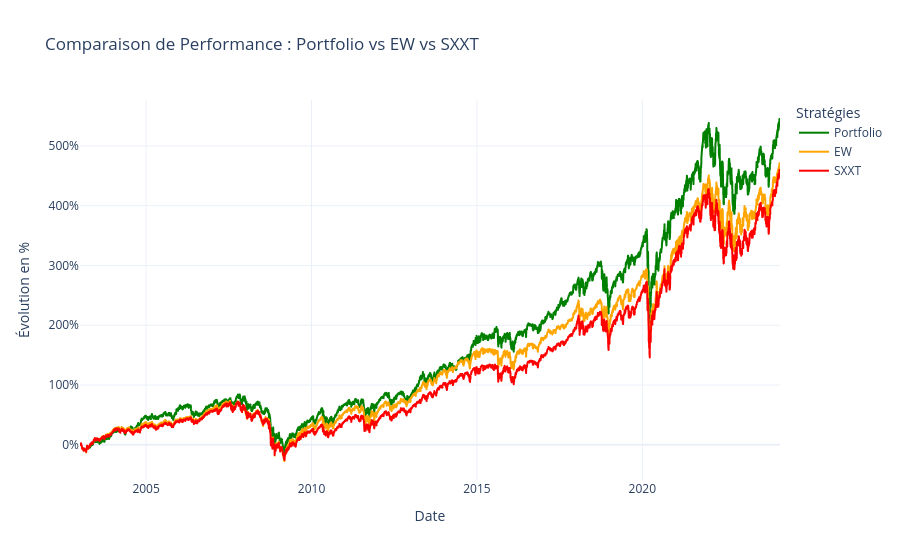

Notebook code for this chart:
### Code cell
import plotly.express as px
import pandas as pd

# 1. Calcul des performances normalisées (Base 0)
# On part du principe que 'final' contient toutes les colonnes nécessaires
money_norm = (final["Money"] / 10000000 * 100) - 100
ew_norm = (final_merged["ew"] / final_merged["ew"].iloc[0] * 100) - 100
sxxt_norm = (final["BENCH"] / final["BENCH"].iloc[0] * 100) - 100

# 2. Création du DataFrame pour le plot
df_plot = pd.DataFrame({
    "Date": final["Date"],
    "Portfolio": money_norm,
    "EW": ew_norm,
    "SXXT": sxxt_norm
})

# 3. Transformation en format long (tidy data) pour Plotly
df_melted = df_plot.melt(
    id_vars="Date",
    var_name="Série",
    value_name="Évolution en %"
)

# 4. Affichage du graphique
fig = px.line(
    df_melted,
    x="Date",
    y="Évolution en %",
    color="Série",
    color_discrete_map={
        "Portfolio": "green",
        "EW": "#FFA500",    # Orange pour l'EW
        "SXXT": "red"       # Rouge pour l'indice
    },
    title="Comparaison de Performance : Portfolio vs EW vs SXXT",
    template="plotly_white"
)

# Amélioration de l'interactivité
fig.update_layout(
    hovermode="x unified",
    legend_title_text="Stratégies",
    yaxis_ticksuffix="%"
)

fig.show()

### Figure 1 — Plotly figure (JSON) as saved in the notebook; plotly's stock layout.template omitted (floating-point values rounded to 4 significant figures; data arrays with more than 128 entries replaced by an {"elided": "..."} marker saying what was removed)
{"data": [{"hovertemplate": "Série=Portfolio<br>Date=%{x}<br>Évolution en %=%{y}<extra></extra>", "legendgroup": "Portfolio", "line": {"color": "green", "dash": "solid"}, "marker": {"symbol": "circle"}, "mode": "lines", "name": "Portfolio", "showlegend": true, "x": {"elided": "5521 str values"}, "xaxis": "x", "y": {"elided": "5521 float values"}, "yaxis": "y", "type": "scattergl"}, {"hovertemplate": "Série=EW<br>Date=%{x}<br>Évolution en %=%{y}<extra></extra>", "legendgroup": "EW", "line": {"color": "#FFA500", "dash": "solid"}, "marker": {"symbol": "circle"}, "mode": "lines", "name": "EW", "showlegend": true, "x": {"elided": "5521 str values"}, "xaxis": "x", "y": {"elided": "5521 float values"}, "yaxis": "y", "type": "scattergl"}, {"hovertemplate": "Série=SXXT<br>Date=%{x}<br>Évolution en %=%{y}<extra></extra>", "legendgroup": "SXXT", "line": {"color": "red", "dash": "solid"}, "marker": {"symbol": "circle"}, "mode": "lines", "name": "SXXT", "showlegend": true, "x": {"elided": "5521 str values"}, "xaxis": "x", "y": {"elided": "5521 float values"}, "yaxis": "y", "type": "scattergl"}], "layout": {"xaxis": {"anchor": "y", "domain": [0.0, 1.0], "title": {"text": "Date"}}, "yaxis": {"anchor": "x", "domain": [0.0, 1.0], "title": {"text": "Évolution en %"}, "ticksuffix": "%"}, "legend": {"title": {"text": "Stratégies"}, "tracegroupgap": 0}, "title": {"text": "Comparaison de Performance : Portfolio vs EW vs SXXT"}, "hovermode": "x unified"}}
